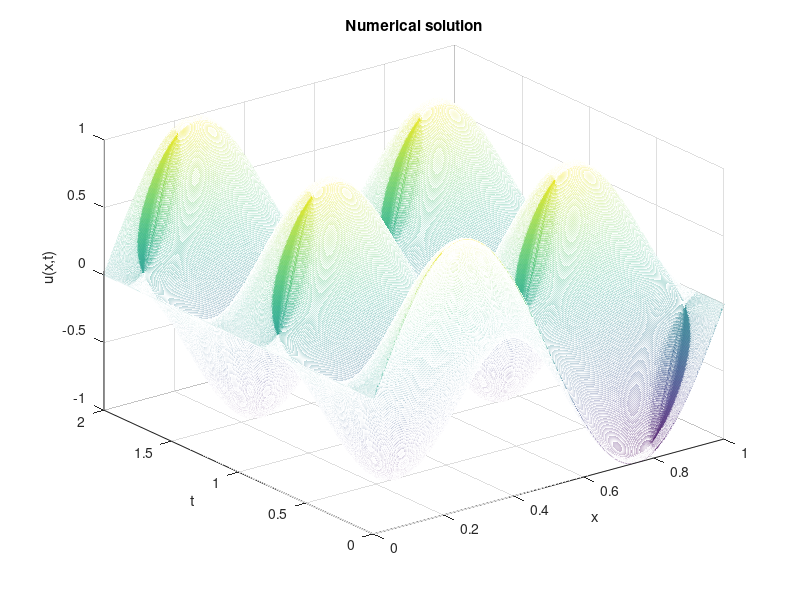
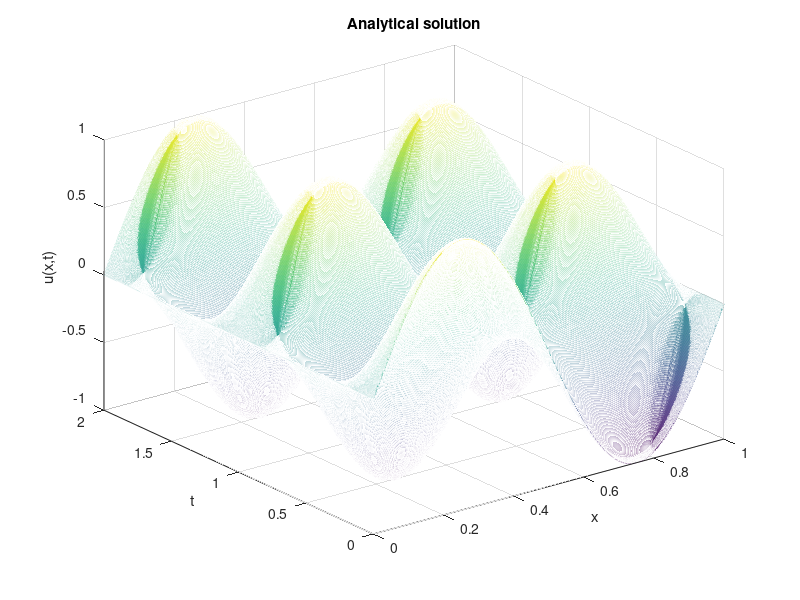

These figures' MATLAB source, in order:
%Численный метод решения волновой задачи.
%Дифференциальное уравнение: u_tt = c^2*u_xx
%Граничные условия: u(0,t) = u(1,t) = 0
%Начальное условие: u(x,0) = sin(2*pi*x), u_t(x,0) = 0
%Решение: u(x,t) = sin(2*pi*x)*cos(2*pi*t)

%Параметры сетки
N = 1000; %Число узлов
h = 1/(N-1); %Шаг по пространству
T = 2; %Время расчета
l = 1; %Длина отрезка
%Из условия устойчивости: tau <= h
tau = h; %Шаг по времени
M = ceil(T/tau); %Число шагов по времени
x = linspace(0, l, N); %Вектор координат
t = linspace(0, T, M); %Вектор времени

%Параметры задачи
c = 1; %Скорость распространения волны
a = c^2*tau^2/h^2; %Параметр схемы

%Инициализация массивов
u = zeros(N,M); %Массив решения
u(:,1) = sin(2*pi*x); %Начальное условие
u_t_0 = zeros(N,1); %Начальное условие для первого слоя
u(1,:) = 0; %Граничное условие
u(N,:) = 0; %Граничное условие

%Численное решение
%Цикл по времени
for n = 1:M-1
    if n == 1 %Расчет второго слоя
        u(2:N-1,2) = u(2:N-1,1) + a/2*(u(3:N,1) - 2*u(2:N-1,1) + u(1:N-2,1)) + tau*u_t_0(2:N-1);
    else %Расчет остальных слоев
        u(2:N-1,n+1) = 2*u(2:N-1,n) - u(2:N-1,n-1) + a*(u(3:N,n) - 2*u(2:N-1,n) + u(1:N-2,n));
    end
end

%Аналитическое решение
u_an = sin(2*pi*x)'*cos(2*pi*t);

%Построение графиков
figure;
mesh(x,t,u')
title('Numerical solution')
xlabel('x')
ylabel('t')
zlabel('u(x,t)')
figure;
mesh(x,t,u_an')
title('Analytical solution')
xlabel('x')
ylabel('t')
zlabel('u(x,t)')

%Вывод ошибки
err = max(max(abs(u-u_an)));
disp(['Error = ',num2str(err)])
